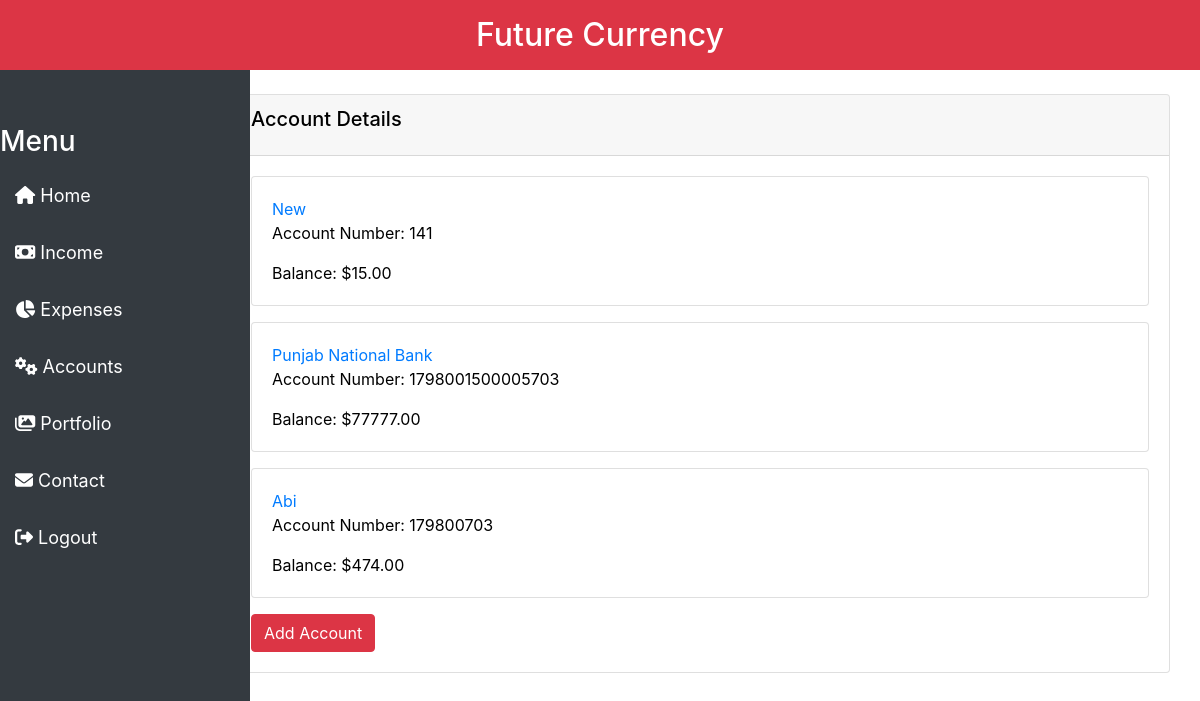
/account/ (signed in), run on the app's committed database.
### account/models.py (models this page shows, shortened)
class Account(models.Model):
    user = models.ForeignKey(User, on_delete=models.CASCADE)
    account_name = models.CharField(max_length=255)
    account_number = models.CharField(max_length=255)
    balance = models.DecimalField(max_digits=10, decimal_places=2, default=0.00)

### account/views.py (the view)
# urls.py: path('', AccountHome.as_view(), name = 'account-home'),
class AccountHome(LoginRequiredMixin, ListView):
    model = Account
    template_name = 'account/home.html'
    context_object_name = 'accounts'
    def get_queryset(self):
        return self.model.objects.filter(user=self.request.user)

### account/templates/account/home.html (shortened to what this page needs)
{% extends 'core/base.html' %}
{% load static %}
{% block content %}
<link rel="stylesheet" href="{% static 'income/css/bootstrap.css' %}">
<link rel="stylesheet" href="{% static 'income/css/jquery-tables.css' %}">
<link rel="stylesheet" href="{% static 'income/css/homefinal.css' %}">
<div class="container mt-4">
    <div class="card">
        <div class="card-header">
            <h5 class="card-title">Account Details</h5>
        </div>
        <div class="card-body">
            {% for account in accounts %}
                <div class="card mb-3">
                    <div class="card-body">
                        <a href="{% url 'account-detail' account.id %}" class="card-title">{{ account.account_name|title}}</a>
                        <p class="card-text">Account Number: {{ account.account_number }}</p>
                        <p class="card-text">Balance: ${{ account.balance }}</p>
                    </div>
                </div>
            {% endfor %}
            <a href="{% url 'add-account' %}" class="btn btn-danger">Add Account</a>
        </div>
    </div>
</div>
{% endblock %}

### core/static/core/css/corecss.css (style rules this page uses)
html, body { height: 100%; }

### income/static/income/css/homefinal.css (style rules this page uses)
body { overflow: enable; }

### core/templates/core/sidebar.html (style rules this page uses)
body { font-family: Arial, sans-serif; margin: 0; padding: 0; background-color: #fbfbfb; }

### data on the page
Account: account_name "New", account_number "141", balance "15.00"
Account: account_name "Punjab National Bank", account_number "1798001500005703", balance "77777.00"
Account: account_name "Abi", account_number "179800703", balance "474.00"
